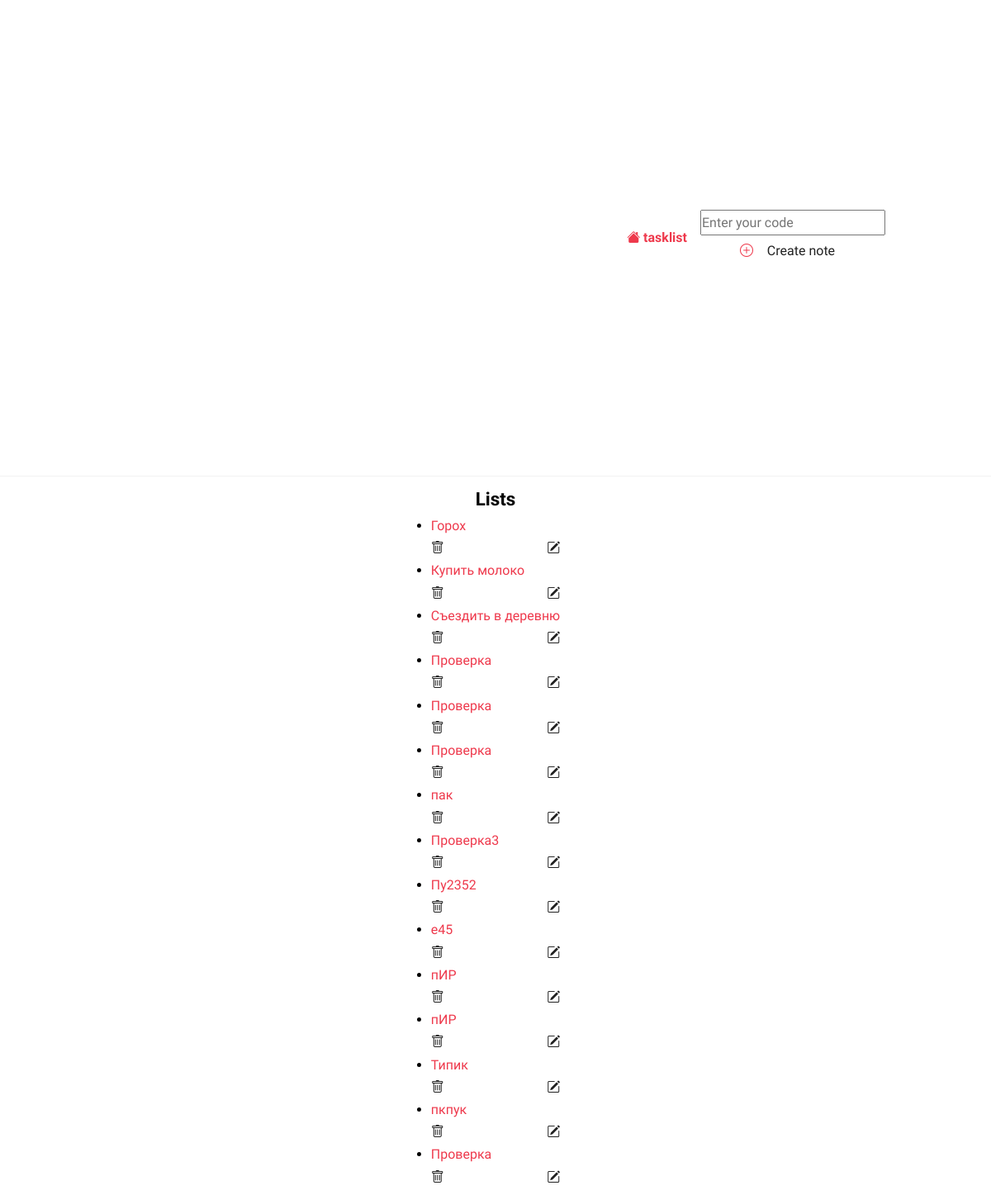
Before: / with the older database file.
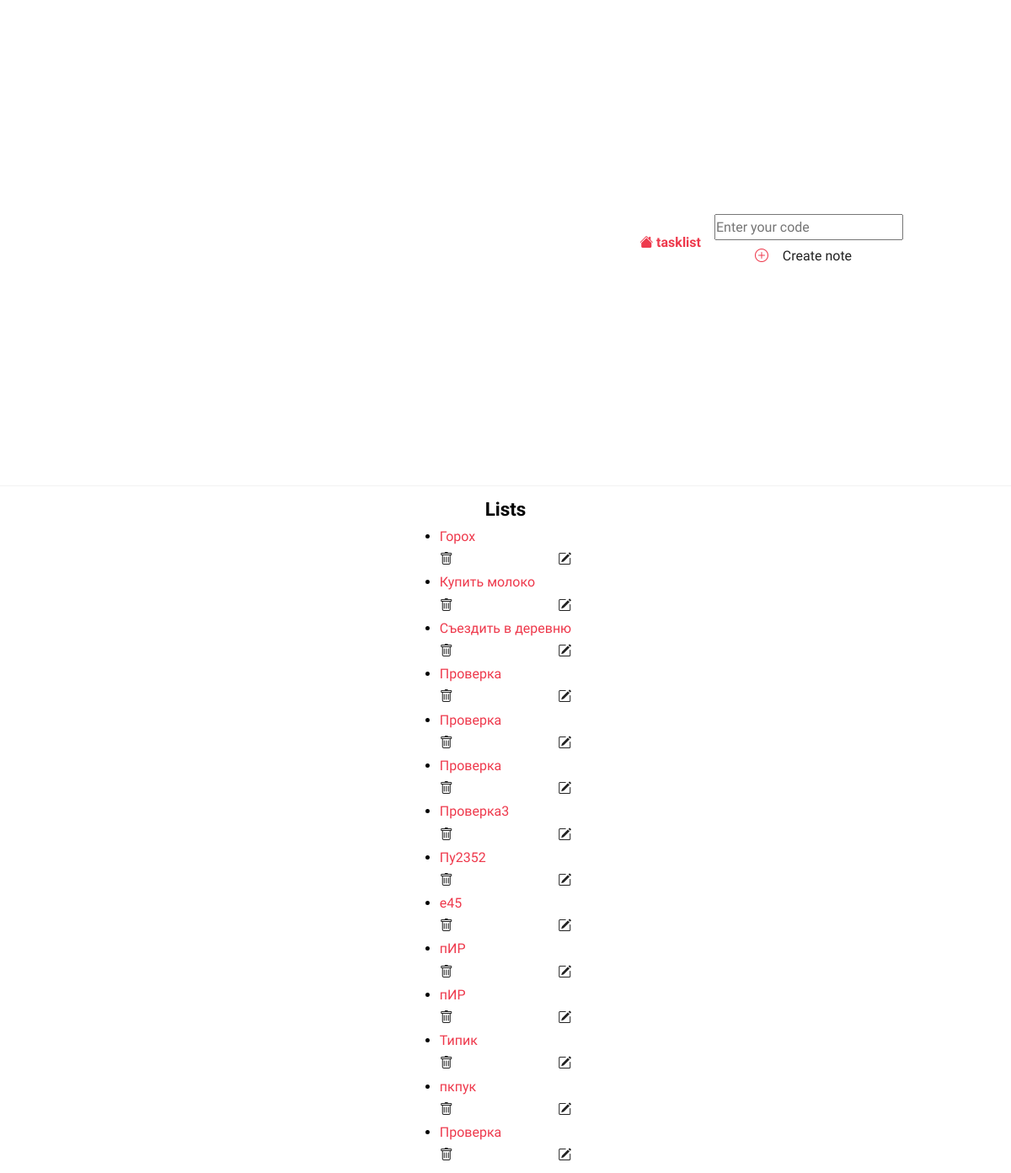
After: the same page with the newer database file.
### tasks/models.py (models this page shows)
class Tasks(models.Model):
    title = models.CharField(max_length=100, blank=False)
    description = models.TextField()
    date_created = models.DateTimeField(auto_now_add=True)

### tasks/views.py (the view)
# urls.py: path('', TasksListView.as_view(), name='tasks_list'),
class TasksListView(ListView):
    model = Tasks
    template_name = "tasks/tasks_list.html"
    context_object_name = "tasks_list"

### tasks/templates/tasks/tasks_list.html
{% extends "tasks/base.html" %}
{% block content %}
    <div class="center">
        <h2>Lists</h2>
        {% if tasks_list %}
            <ul class="task_list">
            {% for task in tasks_list %}
                <li><a href="{% url 'task' task.id %}"
                       class="{% if task.completed %}completed{% endif %}">{{ task.title }}</a>
                    <div class="task-controls">
                        <a href="{% url 'delete-tasks' task.id %}"><i class="bi bi-trash"></i> </a>
                        <a href="#"><i class="bi bi-pencil-square"></i></a>
                    </div>
                </li>
            {% endfor %}
        {% else %}
            <p>🤷‍♀️ 🎉Иди нахуй 🎉 🤷‍♀️ <a href="{% url 'create-tasks' %}" class="center">Create Task</a></p>
        {% endif %}
        </ul>
    </div>
{% endblock content %}

### tasks/templates/tasks/base.html (shortened to what this page needs)
{% load static %}
<!DOCTYPE html>
<html lang="ru">
<head>
    <link rel="stylesheet" href="{% static 'css/style.css' %}"/>
</head>
<body>
<header class="header">
    <div class="container">
        <nav class="nav">
            <a href="{% url 'tasks_list' %}"><i class="bi bi-house-fill"></i> tasklist</a>
            <div class="center">
                <label>
                    <input class="form-control mr-sm-4" placeholder="Enter your code">
                </label>
                <a href="{% url 'create-tasks' %}"><i class="bi bi-plus-circle"></i>
                    <button class="btn" type="submit">Create note</button>
                </a>
            </div>
        </nav>
    </div>
</header>
<main>
    <div class="container">
        {% block content %}
        {% endblock content %}
    </div>
</main>
</body>
</html>

### tasks/static/css/style.css (style rules this page uses)
:root { --color-primary: #ee394c; --color-secondary: #86b7fe; --color-light: #f2f2f2; --color-gray: #ced4da; --color-dark: #212121; --color-white: #ffffff; --color-error: #e2442f; --color-warning: #ffc900; --color-info: #02a2b9; --color-success: #1ba345; --color-input: #00d1b2; --border-radius: 5px; }
* { margin: 0; padding: 0; box-sizing: border-box; text-rendering: optimizeLegibility; }
html, body { height: 100%; }
input, button, textarea { font: inherit; }
body { font-family: 'Dosis', sans-serif; font-size: 1rem; line-height: 1.7; display: flex; flex-direction: column; }
h2 { font-size: 1.4rem; }
a { color: var(--color-primary); text-decoration: none; }
.container { max-width: 960px; margin: 0 auto; padding: 0.5rem; }
.header { border-bottom: solid 1px var(--color-light); }
.header .container { display: flex; align-items: center; gap:1rem; }
.nav { display:flex; gap:1rem; align-items: center; justify-content: center; flex-basis: 100%; }
.nav a:nth-last-child(2) { margin-left: auto; font-weight: bold; }
.task-controls { display: flex; justify-content: space-between; gap: 1rem; }
.task-controls a { color: var(--color-dark); }
.btn { padding: 0.25rem 0.75rem; border-radius: var(--border-radius); background-color: var(--color-white); border: solid 1px var(--color-white); color: var(--color-dark); cursor: pointer; text-decoration: none; font-size: 1rem; min-width: 6rem; text-align: center; }
.center { display: flex; flex-direction: column; align-items: center; justify-content: center; min-height: 70vh; }

Changed rows visible on the page:
removed Tasks: title "пак"
